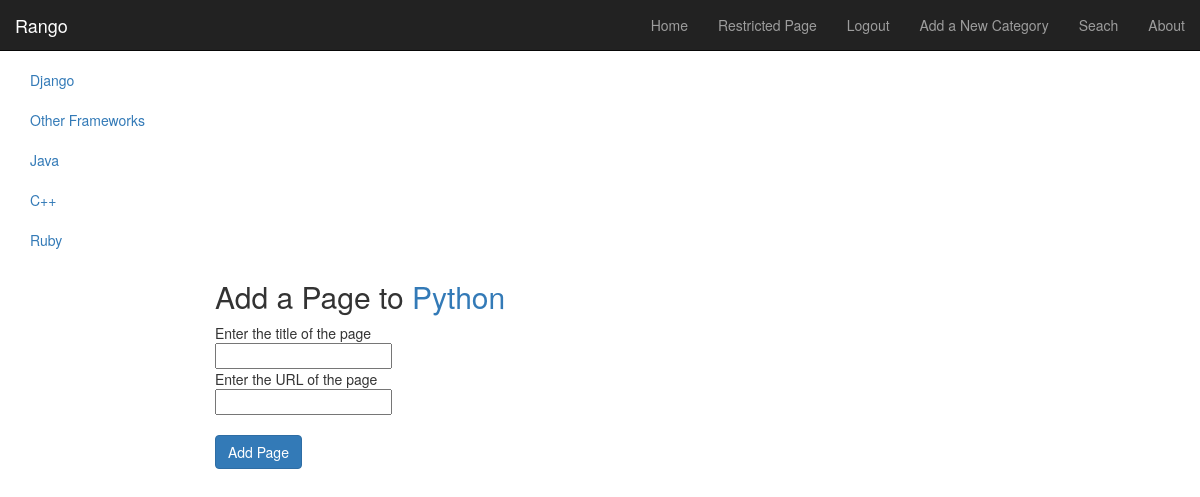
The app's page /rango/category/python/add_page/ (signed in) with its own data.
### rango/models.py (models this page shows, shortened)
class Category(models.Model):
    name = models.CharField(max_length=128, unique=True)
    views = models.IntegerField(default=0)
    likes = models.IntegerField(default=0)
    slug = models.SlugField(unique=True)

### rango/views.py (the view)
# urls.py: url(r'^category/(?P<category_name_slug>[\w\-]+)/add_page/$', views.add_page, name='add_page'),
@login_required
def add_page(request, category_name_slug):
    try:
        cat = Category.objects.get(slug=category_name_slug)
    except Category.DoesNotExist:
        cat = None
    if request.method == 'POST':
        form = PageForm(request.POST)
        if form.is_valid():
            if cat:
                page = form.save(commit=False)
                page.category = cat
                page.views = 0
                page.save()
                return category(request, category_name_slug)
        else:
            print form.errors
    else:
        form = PageForm() # Other then POST
        context_dict = {'form':form, 'category':cat}
        return render(request, 'rango/add_page.html', context_dict)

### rango/form.py
class PageForm(forms.ModelForm):
    title = forms.CharField(max_length=128, help_text="Enter the title of the page")
    url = forms.URLField(max_length=200, help_text="Enter the URL of the page")
    views = forms.IntegerField(widget=forms.HiddenInput(), initial=0)
    class Meta:
        model = Page
        exclude = ('category',) # What has been excluded from the form

### rango/templatetags/rango_extras.py (called while the page is built)
@register.inclusion_tag('rango/cats.html')
def get_category_list(cat=None):
    return {'cats': Category.objects.all(), 'act_cat':cat}

### templates/rango/add_page.html (shortened to what this page needs)
<!DOCTYPE html>
<html>
{% extends 'base.html' %}
{% load staticfiles %}
{% block body_block %}
    {% if category %}
    <form role="form"  id="page_form" method="post" action="/rango/category/{{category.slug}}/add_page/">
        <h2 class="form-signin-heading">Add a Page to <a href="/rango/category/{{category.slug}}/"> {{ category.name }}</a></h2>
        {% for field in form.visible_fields %}
            {{ field.help_text }}<br/>
            {{ field }}<br/>
        {% endfor %}
        <br/>
        <button class="btn btn-primary" type="submit" name="submit">Add Page</button>
    {% else %}
    <p>This is category does not exist.</p>
    {% endif %}
    </form>
{% endblock %}

### templates/rango/cats.html
<!DOCTYPE html>
<html>
{% if cats %}
    <ul class="nav nav-sidebar">
{% for c in cats %}
    {% if c == act_cat %} <li  class="active" > {% else  %} <li>{% endif %}
            <a href="{% url 'category'  c.slug %}">{{ c.name }}</a></li>
{% endfor %}
{% else %}
    <li> <strong >There are no category present.</strong></li>
    </ul>
{% endif %}
</html>

### records on screen
Category: name "Django"
Category: name "Other Frameworks"
Category: name "Java"
Category: name "C++"
Category: name "Ruby"
Category: name "Python"

### other values on screen
{{ field.help_text }} "Enter the title of the page" "Enter the URL of the page"
